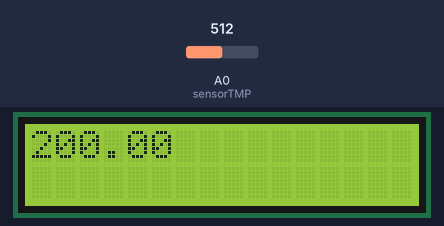
The sketch below on a simulated Arduino Uno, built with avr-gcc and run on an emulated ATmega328P. On the bench: 16×2 character LCD. Inputs (shaded band) come from the test bench; at power-on: A0 (sensorTMP) = 512.

Above: at 1.2 s.
1.3 s: A0 (sensorTMP) set to 716
At 1.9 s:
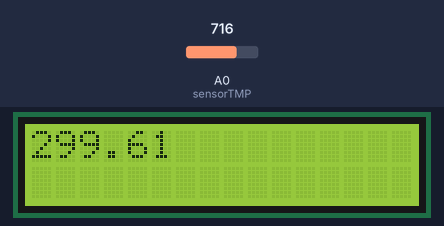
2.8 s: A0 (sensorTMP) set to 900
At 4.0 s:
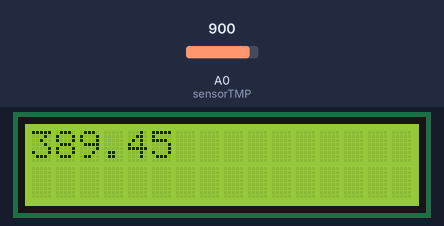
4.3 s: A0 (sensorTMP) set to 1023
At 5.5 s:
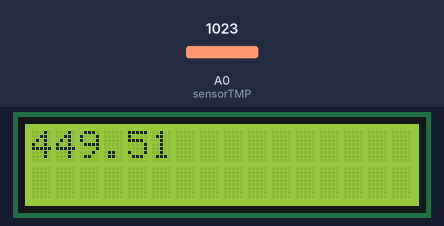
Timing chart, 0 to 7.3 s (numbered marks = the images above; inputs shaded):
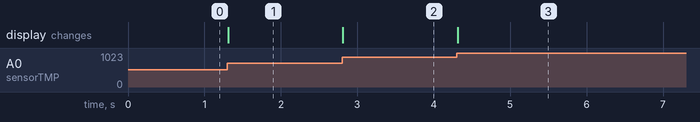

Measured:
- after the input at 1.3 s, the display: changes at once (image 1)
- after the input at 2.8 s, the display: changes at once (image 2)
- after the input at 4.3 s, the display: changes at once (image 3)

The sketch:

SensorTempCOD.ino
```cpp
#include <LiquidCrystal_I2C.h>

// BIBLIOTECA LCD


// INICIALIZAR LCD
LiquidCrystal_I2C telaLcd (0x20,16,2);

//Variavel do sensor de temperatura
int sensorTMP= A0;
int valorLido = 0;
//Captura temperatura

void setup()
{
  //Definir o sensor como entrada
  pinMode(sensorTMP,INPUT);
  //Ligar a tela LCD
  telaLcd.init();
  //Limpar os dados da tela
  telaLcd.clear();
  //aumenta o brilho da tela lcd
  telaLcd.backlight();
}

void loop()
{
  //captura o valor da temperatura
  valorLido = analogRead(sensorTMP);
  //Converte valor da tensão
  float tensao = (valorLido*5.0)/1024;
  //Converter a tensao em graus celsius
  float temperatura = (tensao-0.5)*100;

  //Imprimir valor da temperatura no LCD
  telaLcd.setCursor(0,0);
  telaLcd.print(temperatura);
}
```
